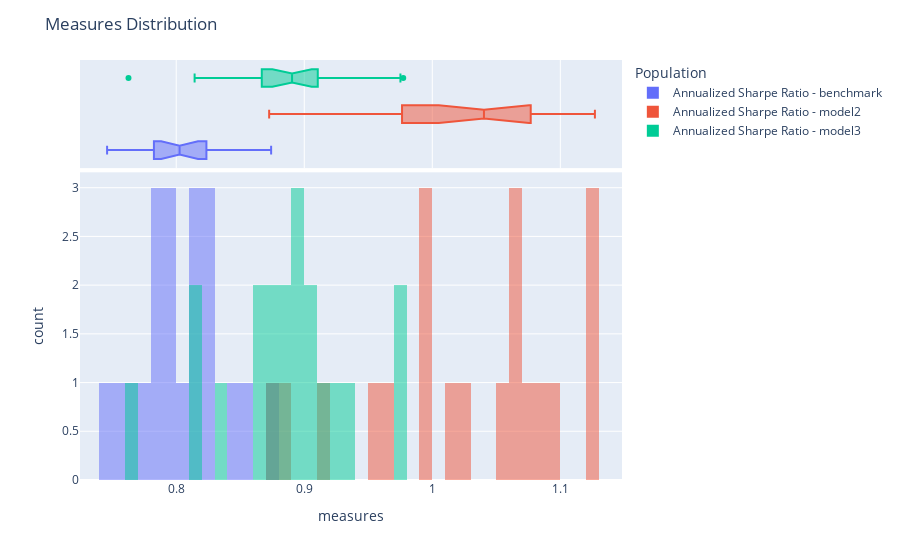
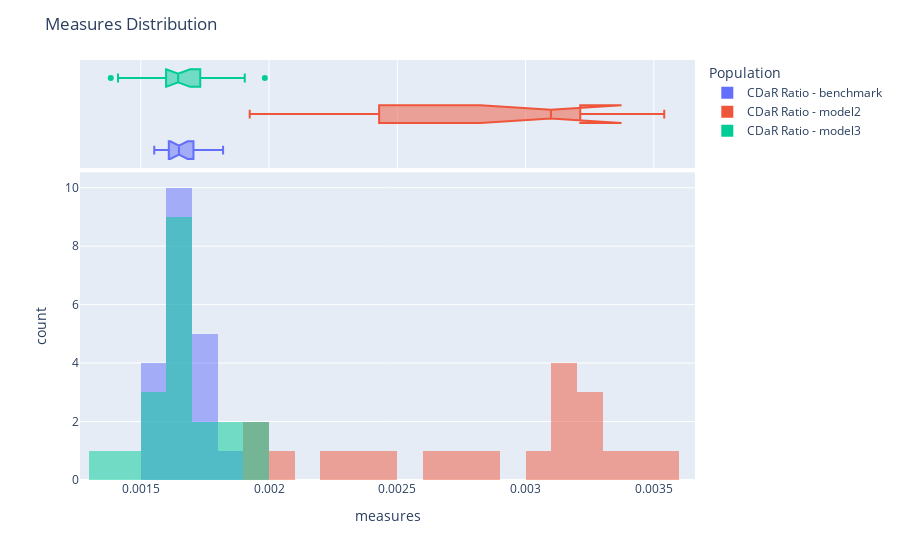
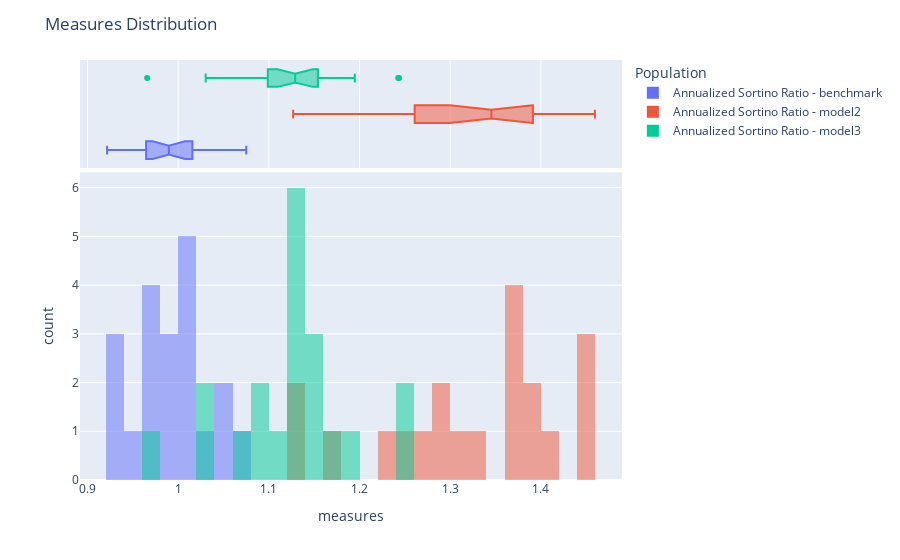
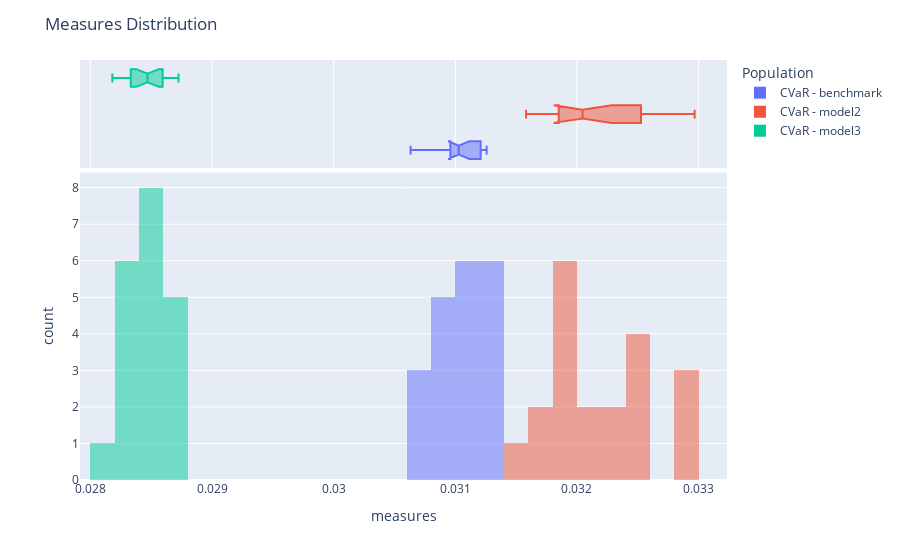

Notebook code for these charts, in order:
### Code cell
for risk_measure in [RatioMeasure.ANNUALIZED_SHARPE_RATIO,
        RatioMeasure.CDAR_RATIO,
        RatioMeasure.ANNUALIZED_SORTINO_RATIO,
        RiskMeasure.CVAR, 
        RiskMeasure.CDAR,
        ExtraRiskMeasure.SKEW]:
    fig = population.plot_distribution(
        measure_list=[
            risk_measure
        ], tag_list=['benchmark', 'model2', 'model3'], n_bins=40
    )
    show(fig)

### Figure 1 — Plotly figure (JSON) as saved in the notebook; plotly's stock layout.template omitted (floating-point values rounded to 4 significant figures)
{"data": [{"alignmentgroup": "True", "bingroup": "x", "hovertemplate": "Population=Annualized Sharpe Ratio - benchmark<br>_value=%{x}<br>count=%{y}<extra></extra>", "legendgroup": "Annualized Sharpe Ratio - benchmark", "marker": {"color": "#636efa", "opacity": 0.5, "pattern": {"shape": ""}}, "name": "Annualized Sharpe Ratio - benchmark", "nbinsx": 40, "offsetgroup": "Annualized Sharpe Ratio - benchmark", "orientation": "v", "showlegend": true, "type": "histogram", "x": [0.762, 0.7886, 0.782, 0.7956, 0.7922, 0.8153, 0.8252, 0.8287, 0.822, 0.8097, 0.8121, 0.7948, 0.7831, 0.7595, 0.746, 0.8741, 0.8593, 0.8458, 0.814, 0.7718], "xaxis": "x", "yaxis": "y"}, {"alignmentgroup": "True", "hovertemplate": "Population=Annualized Sharpe Ratio - benchmark<br>_value=%{x}<extra></extra>", "legendgroup": "Annualized Sharpe Ratio - benchmark", "marker": {"color": "#636efa"}, "name": "Annualized Sharpe Ratio - benchmark", "notched": true, "offsetgroup": "Annualized Sharpe Ratio - benchmark", "showlegend": false, "type": "box", "x": [0.762, 0.7886, 0.782, 0.7956, 0.7922, 0.8153, 0.8252, 0.8287, 0.822, 0.8097, 0.8121, 0.7948, 0.7831, 0.7595, 0.746, 0.8741, 0.8593, 0.8458, 0.814, 0.7718], "xaxis": "x2", "yaxis": "y2"}, {"alignmentgroup": "True", "bingroup": "x", "hovertemplate": "Population=Annualized Sharpe Ratio - model2<br>_value=%{x}<br>count=%{y}<extra></extra>", "legendgroup": "Annualized Sharpe Ratio - model2", "marker": {"color": "#EF553B", "opacity": 0.5, "pattern": {"shape": ""}}, "name": "Annualized Sharpe Ratio - model2", "nbinsx": 40, "offsetgroup": "Annualized Sharpe Ratio - model2", "orientation": "v", "showlegend": true, "type": "histogram", "x": [0.9937, 1.069, 1.081, 1.067, 1.099, 1.124, 1.126, 1.127, 1.072, 0.9606, 1.028, 0.959, 0.9131, 0.8804, 0.8726, 1.017, 0.9921, 0.9941, 1.062, 1.053], "xaxis": "x", "yaxis": "y"}, {"alignmentgroup": "True", "hovertemplate": "Population=Annualized Sharpe Ratio - model2<br>_value=%{x}<extra></extra>", "legendgroup": "Annualized Sharpe Ratio - model2", "marker": {"color": "#EF553B"}, "name": "Annualized Sharpe Ratio - model2", "notched": true, "offsetgroup": "Annualized Sharpe Ratio - model2", "showlegend": false, "type": "box", "x": [0.9937, 1.069, 1.081, 1.067, 1.099, 1.124, 1.126, 1.127, 1.072, 0.9606, 1.028, 0.959, 0.9131, 0.8804, 0.8726, 1.017, 0.9921, 0.9941, 1.062, 1.053], "xaxis": "x2", "yaxis": "y2"}, {"alignmentgroup": "True", "bingroup": "x", "hovertemplate": "Population=Annualized Sharpe Ratio - model3<br>_value=%{x}<br>count=%{y}<extra></extra>", "legendgroup": "Annualized Sharpe Ratio - model3", "marker": {"color": "#00cc96", "opacity": 0.5, "pattern": {"shape": ""}}, "name": "Annualized Sharpe Ratio - model3", "nbinsx": 40, "offsetgroup": "Annualized Sharpe Ratio - model3", "orientation": "v", "showlegend": true, "type": "histogram", "x": [0.8144, 0.8885, 0.8663, 0.8928, 0.8788, 0.8915, 0.9365, 0.9751, 0.9773, 0.9076, 0.9135, 0.8783, 0.8377, 0.8144, 0.7627, 0.9289, 0.8942, 0.8894, 0.9075, 0.8673], "xaxis": "x", "yaxis": "y"}, {"alignmentgroup": "True", "hovertemplate": "Population=Annualized Sharpe Ratio - model3<br>_value=%{x}<extra></extra>", "legendgroup": "Annualized Sharpe Ratio - model3", "marker": {"color": "#00cc96"}, "name": "Annualized Sharpe Ratio - model3", "notched": true, "offsetgroup": "Annualized Sharpe Ratio - model3", "showlegend": false, "type": "box", "x": [0.8144, 0.8885, 0.8663, 0.8928, 0.8788, 0.8915, 0.9365, 0.9751, 0.9773, 0.9076, 0.9135, 0.8783, 0.8377, 0.8144, 0.7627, 0.9289, 0.8942, 0.8894, 0.9075, 0.8673], "xaxis": "x2", "yaxis": "y2"}], "layout": {"autosize": true, "barmode": "overlay", "legend": {"title": {"text": "Population"}, "tracegroupgap": 0}, "margin": {"t": 60}, "title": {"text": "Measures Distribution"}, "xaxis": {"anchor": "y", "autorange": true, "domain": [0, 1], "range": [0.7249, 1.148], "title": {"text": "measures"}, "type": "linear"}, "xaxis2": {"anchor": "y2", "autorange": true, "domain": [0, 1], "matches": "x", "range": [0.7249, 1.148], "showgrid": true, "showticklabels": false, "type": "linear"}, "yaxis": {"anchor": "x", "autorange": true, "domain": [0, 0.7326], "range": [0, 3.158], "title": {"text": "count"}}, "yaxis2": {"anchor": "x2", "autorange": true, "domain": [0.7426, 1], "matches": "y2", "range": [-0.5, 2.5], "showgrid": false, "showline": false, "showticklabels": false, "ticks": "", "type": "category"}}}

### Figure 2 — Plotly figure (JSON) as saved in the notebook; plotly's stock layout.template omitted (floating-point values rounded to 4 significant figures)
{"data": [{"alignmentgroup": "True", "bingroup": "x", "hovertemplate": "Population=CDaR Ratio - benchmark<br>_value=%{x}<br>count=%{y}<extra></extra>", "legendgroup": "CDaR Ratio - benchmark", "marker": {"color": "#636efa", "opacity": 0.5, "pattern": {"shape": ""}}, "name": "CDaR Ratio - benchmark", "nbinsx": 40, "offsetgroup": "CDaR Ratio - benchmark", "orientation": "v", "showlegend": true, "type": "histogram", "x": [0.001553, 0.001612, 0.001607, 0.001637, 0.001634, 0.001684, 0.00171, 0.001713, 0.001701, 0.001673, 0.001682, 0.001642, 0.00163, 0.001599, 0.001575, 0.001821, 0.001799, 0.001771, 0.001656, 0.001575], "xaxis": "x", "yaxis": "y"}, {"alignmentgroup": "True", "hovertemplate": "Population=CDaR Ratio - benchmark<br>_value=%{x}<extra></extra>", "legendgroup": "CDaR Ratio - benchmark", "marker": {"color": "#636efa"}, "name": "CDaR Ratio - benchmark", "notched": true, "offsetgroup": "CDaR Ratio - benchmark", "showlegend": false, "type": "box", "x": [0.001553, 0.001612, 0.001607, 0.001637, 0.001634, 0.001684, 0.00171, 0.001713, 0.001701, 0.001673, 0.001682, 0.001642, 0.00163, 0.001599, 0.001575, 0.001821, 0.001799, 0.001771, 0.001656, 0.001575], "xaxis": "x2", "yaxis": "y2"}, {"alignmentgroup": "True", "bingroup": "x", "hovertemplate": "Population=CDaR Ratio - model2<br>_value=%{x}<br>count=%{y}<extra></extra>", "legendgroup": "CDaR Ratio - model2", "marker": {"color": "#EF553B", "opacity": 0.5, "pattern": {"shape": ""}}, "name": "CDaR Ratio - model2", "nbinsx": 40, "offsetgroup": "CDaR Ratio - model2", "orientation": "v", "showlegend": true, "type": "histogram", "x": [0.002644, 0.003205, 0.003388, 0.003173, 0.003225, 0.003493, 0.003541, 0.003199, 0.002703, 0.001925, 0.002252, 0.001946, 0.002053, 0.002367, 0.002492, 0.003221, 0.003122, 0.003124, 0.003076, 0.002815], "xaxis": "x", "yaxis": "y"}, {"alignmentgroup": "True", "hovertemplate": "Population=CDaR Ratio - model2<br>_value=%{x}<extra></extra>", "legendgroup": "CDaR Ratio - model2", "marker": {"color": "#EF553B"}, "name": "CDaR Ratio - model2", "notched": true, "offsetgroup": "CDaR Ratio - model2", "showlegend": false, "type": "box", "x": [0.002644, 0.003205, 0.003388, 0.003173, 0.003225, 0.003493, 0.003541, 0.003199, 0.002703, 0.001925, 0.002252, 0.001946, 0.002053, 0.002367, 0.002492, 0.003221, 0.003122, 0.003124, 0.003076, 0.002815], "xaxis": "x2", "yaxis": "y2"}, {"alignmentgroup": "True", "bingroup": "x", "hovertemplate": "Population=CDaR Ratio - model3<br>_value=%{x}<br>count=%{y}<extra></extra>", "legendgroup": "CDaR Ratio - model3", "marker": {"color": "#00cc96", "opacity": 0.5, "pattern": {"shape": ""}}, "name": "CDaR Ratio - model3", "nbinsx": 40, "offsetgroup": "CDaR Ratio - model3", "orientation": "v", "showlegend": true, "type": "histogram", "x": [0.001411, 0.001659, 0.001644, 0.001652, 0.001548, 0.001647, 0.001811, 0.001983, 0.001845, 0.001588, 0.001653, 0.001628, 0.00161, 0.00164, 0.001383, 0.001905, 0.001754, 0.00171, 0.001622, 0.001536], "xaxis": "x", "yaxis": "y"}, {"alignmentgroup": "True", "hovertemplate": "Population=CDaR Ratio - model3<br>_value=%{x}<extra></extra>", "legendgroup": "CDaR Ratio - model3", "marker": {"color": "#00cc96"}, "name": "CDaR Ratio - model3", "notched": true, "offsetgroup": "CDaR Ratio - model3", "showlegend": false, "type": "box", "x": [0.001411, 0.001659, 0.001644, 0.001652, 0.001548, 0.001647, 0.001811, 0.001983, 0.001845, 0.001588, 0.001653, 0.001628, 0.00161, 0.00164, 0.001383, 0.001905, 0.001754, 0.00171, 0.001622, 0.001536], "xaxis": "x2", "yaxis": "y2"}], "layout": {"autosize": true, "barmode": "overlay", "legend": {"title": {"text": "Population"}, "tracegroupgap": 0}, "margin": {"t": 60}, "title": {"text": "Measures Distribution"}, "xaxis": {"anchor": "y", "autorange": true, "domain": [0, 1], "range": [0.001263, 0.00366], "title": {"text": "measures"}, "type": "linear"}, "xaxis2": {"anchor": "y2", "autorange": true, "domain": [0, 1], "matches": "x", "range": [0.001263, 0.00366], "showgrid": true, "showticklabels": false, "type": "linear"}, "yaxis": {"anchor": "x", "autorange": true, "domain": [0, 0.7326], "range": [0, 10.53], "title": {"text": "count"}}, "yaxis2": {"anchor": "x2", "autorange": true, "domain": [0.7426, 1], "matches": "y2", "range": [-0.5, 2.5], "showgrid": false, "showline": false, "showticklabels": false, "ticks": "", "type": "category"}}}

### Figure 3 — Plotly figure (JSON) as saved in the notebook; plotly's stock layout.template omitted (floating-point values rounded to 4 significant figures)
{"data": [{"alignmentgroup": "True", "bingroup": "x", "hovertemplate": "Population=Annualized Sortino Ratio - benchmark<br>_value=%{x}<br>count=%{y}<extra></extra>", "legendgroup": "Annualized Sortino Ratio - benchmark", "marker": {"color": "#636efa", "opacity": 0.5, "pattern": {"shape": ""}}, "name": "Annualized Sortino Ratio - benchmark", "nbinsx": 40, "offsetgroup": "Annualized Sortino Ratio - benchmark", "orientation": "v", "showlegend": true, "type": "histogram", "x": [0.936, 0.9703, 0.9629, 0.9807, 0.9764, 1.005, 1.017, 1.022, 1.014, 0.9988, 1.001, 0.9802, 0.9664, 0.9379, 0.9216, 1.075, 1.057, 1.041, 1.0, 0.9486], "xaxis": "x", "yaxis": "y"}, {"alignmentgroup": "True", "hovertemplate": "Population=Annualized Sortino Ratio - benchmark<br>_value=%{x}<extra></extra>", "legendgroup": "Annualized Sortino Ratio - benchmark", "marker": {"color": "#636efa"}, "name": "Annualized Sortino Ratio - benchmark", "notched": true, "offsetgroup": "Annualized Sortino Ratio - benchmark", "showlegend": false, "type": "box", "x": [0.936, 0.9703, 0.9629, 0.9807, 0.9764, 1.005, 1.017, 1.022, 1.014, 0.9988, 1.001, 0.9802, 0.9664, 0.9379, 0.9216, 1.075, 1.057, 1.041, 1.0, 0.9486], "xaxis": "x2", "yaxis": "y2"}, {"alignmentgroup": "True", "bingroup": "x", "hovertemplate": "Population=Annualized Sortino Ratio - model2<br>_value=%{x}<br>count=%{y}<extra></extra>", "legendgroup": "Annualized Sortino Ratio - model2", "marker": {"color": "#EF553B", "opacity": 0.5, "pattern": {"shape": ""}}, "name": "Annualized Sortino Ratio - model2", "nbinsx": 40, "offsetgroup": "Annualized Sortino Ratio - model2", "orientation": "v", "showlegend": true, "type": "histogram", "x": [1.281, 1.379, 1.396, 1.379, 1.416, 1.452, 1.46, 1.459, 1.386, 1.237, 1.33, 1.242, 1.177, 1.133, 1.127, 1.314, 1.279, 1.283, 1.374, 1.361], "xaxis": "x", "yaxis": "y"}, {"alignmentgroup": "True", "hovertemplate": "Population=Annualized Sortino Ratio - model2<br>_value=%{x}<extra></extra>", "legendgroup": "Annualized Sortino Ratio - model2", "marker": {"color": "#EF553B"}, "name": "Annualized Sortino Ratio - model2", "notched": true, "offsetgroup": "Annualized Sortino Ratio - model2", "showlegend": false, "type": "box", "x": [1.281, 1.379, 1.396, 1.379, 1.416, 1.452, 1.46, 1.459, 1.386, 1.237, 1.33, 1.242, 1.177, 1.133, 1.127, 1.314, 1.279, 1.283, 1.374, 1.361], "xaxis": "x2", "yaxis": "y2"}, {"alignmentgroup": "True", "bingroup": "x", "hovertemplate": "Population=Annualized Sortino Ratio - model3<br>_value=%{x}<br>count=%{y}<extra></extra>", "legendgroup": "Annualized Sortino Ratio - model3", "marker": {"color": "#00cc96", "opacity": 0.5, "pattern": {"shape": ""}}, "name": "Annualized Sortino Ratio - model3", "nbinsx": 40, "offsetgroup": "Annualized Sortino Ratio - model3", "orientation": "v", "showlegend": true, "type": "histogram", "x": [1.03, 1.127, 1.1, 1.136, 1.116, 1.134, 1.195, 1.243, 1.244, 1.148, 1.16, 1.12, 1.064, 1.033, 0.9658, 1.178, 1.131, 1.124, 1.147, 1.098], "xaxis": "x", "yaxis": "y"}, {"alignmentgroup": "True", "hovertemplate": "Population=Annualized Sortino Ratio - model3<br>_value=%{x}<extra></extra>", "legendgroup": "Annualized Sortino Ratio - model3", "marker": {"color": "#00cc96"}, "name": "Annualized Sortino Ratio - model3", "notched": true, "offsetgroup": "Annualized Sortino Ratio - model3", "showlegend": false, "type": "box", "x": [1.03, 1.127, 1.1, 1.136, 1.116, 1.134, 1.195, 1.243, 1.244, 1.148, 1.16, 1.12, 1.064, 1.033, 0.9658, 1.178, 1.131, 1.124, 1.147, 1.098], "xaxis": "x2", "yaxis": "y2"}], "layout": {"autosize": true, "barmode": "overlay", "legend": {"title": {"text": "Population"}, "tracegroupgap": 0}, "margin": {"t": 60}, "title": {"text": "Measures Distribution"}, "xaxis": {"anchor": "y", "autorange": true, "domain": [0, 1], "range": [0.8917, 1.489], "title": {"text": "measures"}, "type": "linear"}, "xaxis2": {"anchor": "y2", "autorange": true, "domain": [0, 1], "matches": "x", "range": [0.8917, 1.489], "showgrid": true, "showticklabels": false, "type": "linear"}, "yaxis": {"anchor": "x", "autorange": true, "domain": [0, 0.7326], "range": [0, 6.316], "title": {"text": "count"}}, "yaxis2": {"anchor": "x2", "autorange": true, "domain": [0.7426, 1], "matches": "y2", "range": [-0.5, 2.5], "showgrid": false, "showline": false, "showticklabels": false, "ticks": "", "type": "category"}}}

### Figure 4 — Plotly figure (JSON) as saved in the notebook; plotly's stock layout.template omitted (floating-point values rounded to 4 significant figures)
{"data": [{"alignmentgroup": "True", "bingroup": "x", "hovertemplate": "Population=CVaR - benchmark<br>_value=%{x}<br>count=%{y}<extra></extra>", "legendgroup": "CVaR - benchmark", "marker": {"color": "#636efa", "opacity": 0.5, "pattern": {"shape": ""}}, "name": "CVaR - benchmark", "nbinsx": 40, "offsetgroup": "CVaR - benchmark", "orientation": "v", "showlegend": true, "type": "histogram", "x": [0.03117, 0.03117, 0.03124, 0.03126, 0.03123, 0.03123, 0.03118, 0.03101, 0.03099, 0.03097, 0.03102, 0.03103, 0.031, 0.03121, 0.03121, 0.03063, 0.03063, 0.03063, 0.03088, 0.03095], "xaxis": "x", "yaxis": "y"}, {"alignmentgroup": "True", "hovertemplate": "Population=CVaR - benchmark<br>_value=%{x}<extra></extra>", "legendgroup": "CVaR - benchmark", "marker": {"color": "#636efa"}, "name": "CVaR - benchmark", "notched": true, "offsetgroup": "CVaR - benchmark", "showlegend": false, "type": "box", "x": [0.03117, 0.03117, 0.03124, 0.03126, 0.03123, 0.03123, 0.03118, 0.03101, 0.03099, 0.03097, 0.03102, 0.03103, 0.031, 0.03121, 0.03121, 0.03063, 0.03063, 0.03063, 0.03088, 0.03095], "xaxis": "x2", "yaxis": "y2"}, {"alignmentgroup": "True", "bingroup": "x", "hovertemplate": "Population=CVaR - model2<br>_value=%{x}<br>count=%{y}<extra></extra>", "legendgroup": "CVaR - model2", "marker": {"color": "#EF553B", "opacity": 0.5, "pattern": {"shape": ""}}, "name": "CVaR - model2", "nbinsx": 40, "offsetgroup": "CVaR - model2", "orientation": "v", "showlegend": true, "type": "histogram", "x": [0.03181, 0.03158, 0.03185, 0.03173, 0.03187, 0.03221, 0.03247, 0.03207, 0.03236, 0.03297, 0.03256, 0.0325, 0.03289, 0.03292, 0.03259, 0.03185, 0.0319, 0.03197, 0.03202, 0.03174], "xaxis": "x", "yaxis": "y"}, {"alignmentgroup": "True", "hovertemplate": "Population=CVaR - model2<br>_value=%{x}<extra></extra>", "legendgroup": "CVaR - model2", "marker": {"color": "#EF553B"}, "name": "CVaR - model2", "notched": true, "offsetgroup": "CVaR - model2", "showlegend": false, "type": "box", "x": [0.03181, 0.03158, 0.03185, 0.03173, 0.03187, 0.03221, 0.03247, 0.03207, 0.03236, 0.03297, 0.03256, 0.0325, 0.03289, 0.03292, 0.03259, 0.03185, 0.0319, 0.03197, 0.03202, 0.03174], "xaxis": "x2", "yaxis": "y2"}, {"alignmentgroup": "True", "bingroup": "x", "hovertemplate": "Population=CVaR - model3<br>_value=%{x}<br>count=%{y}<extra></extra>", "legendgroup": "CVaR - model3", "marker": {"color": "#00cc96", "opacity": 0.5, "pattern": {"shape": ""}}, "name": "CVaR - model3", "nbinsx": 40, "offsetgroup": "CVaR - model3", "orientation": "v", "showlegend": true, "type": "histogram", "x": [0.0284, 0.02832, 0.02853, 0.02853, 0.02861, 0.02861, 0.02872, 0.02845, 0.02834, 0.02831, 0.02841, 0.02832, 0.02849, 0.02866, 0.02863, 0.0283, 0.02851, 0.02858, 0.02844, 0.02818], "xaxis": "x", "yaxis": "y"}, {"alignmentgroup": "True", "hovertemplate": "Population=CVaR - model3<br>_value=%{x}<extra></extra>", "legendgroup": "CVaR - model3", "marker": {"color": "#00cc96"}, "name": "CVaR - model3", "notched": true, "offsetgroup": "CVaR - model3", "showlegend": false, "type": "box", "x": [0.0284, 0.02832, 0.02853, 0.02853, 0.02861, 0.02861, 0.02872, 0.02845, 0.02834, 0.02831, 0.02841, 0.02832, 0.02849, 0.02866, 0.02863, 0.0283, 0.02851, 0.02858, 0.02844, 0.02818], "xaxis": "x2", "yaxis": "y2"}], "layout": {"autosize": true, "barmode": "overlay", "legend": {"title": {"text": "Population"}, "tracegroupgap": 0}, "margin": {"t": 60}, "title": {"text": "Measures Distribution"}, "xaxis": {"anchor": "y", "autorange": true, "domain": [0, 1], "range": [0.02791, 0.03323], "title": {"text": "measures"}, "type": "linear"}, "xaxis2": {"anchor": "y2", "autorange": true, "domain": [0, 1], "matches": "x", "range": [0.02791, 0.03323], "showgrid": true, "showticklabels": false, "type": "linear"}, "yaxis": {"anchor": "x", "autorange": true, "domain": [0, 0.7326], "range": [0, 8.421], "title": {"text": "count"}}, "yaxis2": {"anchor": "x2", "autorange": true, "domain": [0.7426, 1], "matches": "y2", "range": [-0.5, 2.5], "showgrid": false, "showline": false, "showticklabels": false, "ticks": "", "type": "category"}}}
